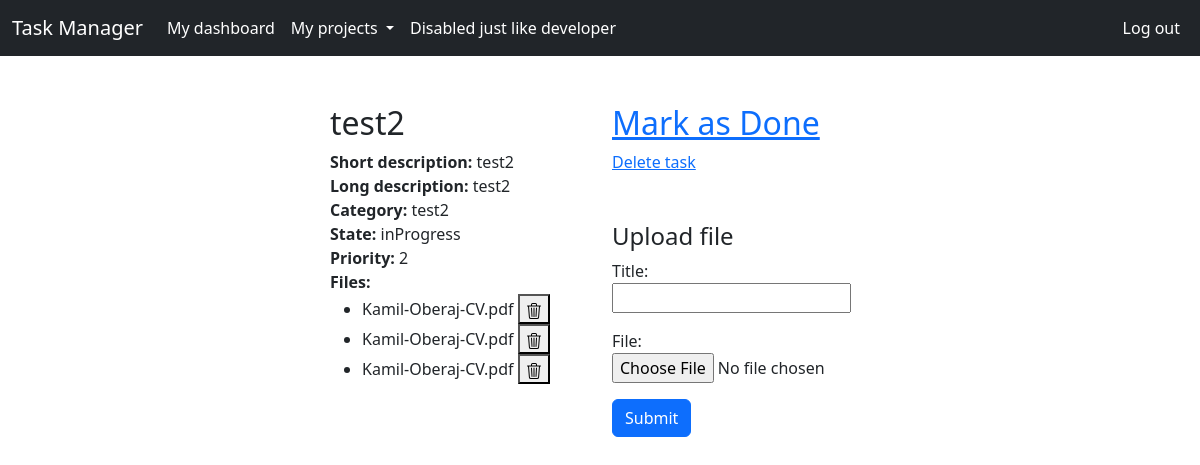
The page /tasks/tasksList/1/taskDetail/2/ (signed in) on the database as committed earlier.
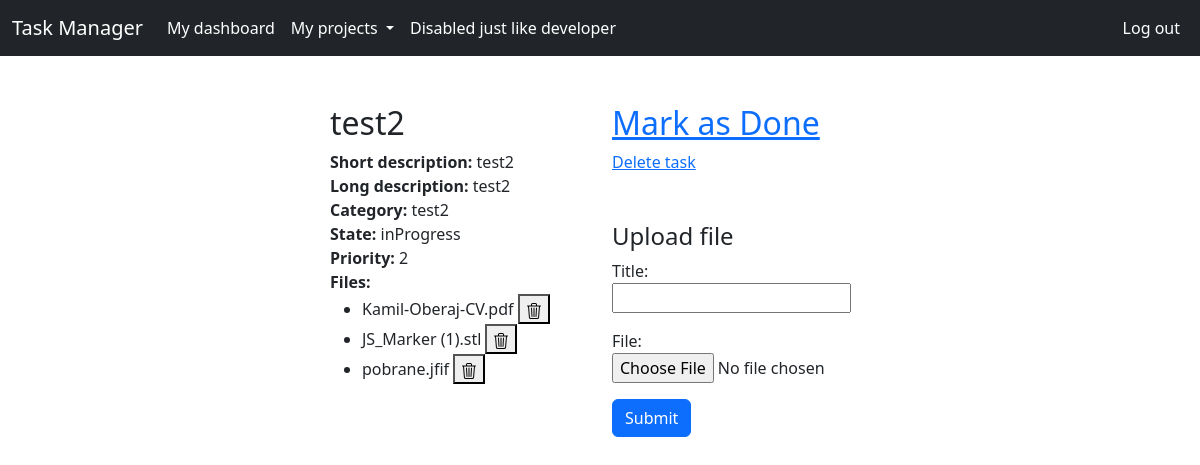
The same page on the database as committed later.
### tasks/models.py (models this page shows, shortened)
class Task(models.Model):
    name = models.CharField(max_length=100)
    shortDescription = models.CharField(max_length=100)
    longDescription = models.CharField(max_length=500)
    category = models.CharField(max_length=50)
    stateOptions = models.TextChoices('state', 'toDo inProgress done')
    state = models.CharField(blank=True, max_length=10, choices=stateOptions.choices)
    priority = models.IntegerField()
    createdBy = models.ForeignKey(
        settings.AUTH_USER_MODEL,
        on_delete=models.CASCADE,
        default=1
    )
    filePath = models.CharField(max_length=500, default='')
    projectName = models.ForeignKey(Project, on_delete=models.CASCADE)

class File(models.Model):
    name = models.CharField(max_length=100, default='')
    createdBy = models.ForeignKey(
        settings.AUTH_USER_MODEL,
        on_delete=models.CASCADE,
        default=1
    )
    originTask = models.ForeignKey(Task, on_delete=models.CASCADE)
    localisation = models.CharField(max_length=200, default='')

### tasks/views/views.py (the view)
# urls.py: path('tasksList/<int:projectId>/taskDetail/<int:taskId>/', views.taskDetail, name='taskDetail'),
@login_required
def taskDetail(request, projectId, taskId):
    projects = Project.objects.filter(createdBy=request.user)
    task = Task.objects.get(id=taskId)
    files = File.objects.filter(originTask=taskId)
    form = UploadFileForm()
    return render(request, 'taskDetail.html', {'task': task, 'form': form, 'projectId': projectId, 'projects' : projects, 'files': files})

### tasks/forms.py
class UploadFileForm(forms.Form):
    title = forms.CharField(max_length=100)
    file = forms.FileField()

### tasks/templates/taskDetail.html (shortened to what this page needs)
<!DOCTYPE html>
<html lang="en">
<head>
    <link href="https://cdn.jsdelivr.net/npm/bootstrap@5.2.2/dist/css/bootstrap.min.css" rel="stylesheet">
</head>
<body>
  <nav class="navbar navbar-expand-lg bg-dark text-light">
      <div class="container-fluid">
        <a class="navbar-brand">Task Manager</a>
        <div class="collapse navbar-collapse" id="navbarSupportedContent">
          <ul class="navbar-nav me-auto mb-2 mb-lg-0">
            <li class="nav-item">
              <a class="nav-link" aria-current="page" href="{% url 'index' %}">My dashboard</a>
            </li>
            <li class="nav-item dropdown">
              <a class="nav-link dropdown-toggle" href="#" role="button" data-bs-toggle="dropdown" aria-expanded="false">
                My projects
              </a>
            </li>
            <li class="nav-item">
              <a class="nav-link disabled">Disabled just like developer</a>
            </li>
          </ul>
          <ul class="nav navbar-nav navbar-right">
            {% if user.is_authenticated %}
            <li class="nav-item">
                <a href="{% url 'logout_user' %}"  class="nav-link">
                    Log out
                </a>
            </li>
            {% endif %}
          </ul>
        </div>
      </div>
    </nav>
    <div class="container-fluid p-5">
        <div class="row justify-content-center">
            <div class="col-3 grey">
                <h2>
                    {{ task.name }}
                </h2>
                <span class="d-block">
                    <p class="d-inline fw-bold">Short description: </p>
                    <p class="d-inline">{{ task.shortDescription }}</p>
                </span>
                <span class="d-block">
                    <p class="d-inline fw-bold">Long description: </p>
                    <p class="d-inline">{{ task.longDescription }}</p>
                </span>
                <span class="d-block">
                    <p class="d-inline fw-bold">Category: </p>
                    <p class="d-inline">{{ task.category }}</p>
                </span>
                <span class="d-block">
                    <p class="d-inline fw-bold">State: </p>
                    <p class="d-inline">{{ task.state }}</p>
                </span>
                <span class="d-block">
                    <p class="d-inline fw-bold">Priority: </p>
                    <p class="d-inline">{{ task.priority }}</p>
                </span>
                <span class="d-block">
                    <p class="d-inline fw-bold">Files: </p>
                    <p class="d-inline">
                        <ul>
                            {% for file in files %}
                                <li>
                                    <p class="d-inline">{{ file.name }}</p>
                                    <a href="{% url 'deleteFile' projectId task.id file.name %}">
                                        <button>
                                        </button>
                                    </a>
                                </li>
                            {% endfor %}
                        </ul>
                    </p>
                </span>
            </div>
            <div class="col-3">
                <a href="{% url 'taskStateChange' projectId task.id %}">
                    {% if task.state == 'toDo' %}
                        <h2>
                            Mark as In Progress
                        </h2>
                    {% elif task.state == 'inProgress' %}
                        <h2>
                            Mark as Done
                        </h2>
                    {% endif %}
                </a>
                <a href="{% url 'deleteTask' projectId task.id %}">
                    Delete task
                </a>
                <div class="row mt-5">
                    <h4>Upload file</h4>
                    <form action="{% url 'uploadFile' projectId task.id %}" method="POST" enctype="multipart/form-data">
                        <form>
                            {{ form.as_p }}
                            <button type="submit" class="btn btn-primary">Submit</button>
                        </form>
                    </form>
                </div>
            </div>
        </div>
    </div>
</body>
</html>

### tasks/templates/taskDetail.html (style rules this page uses)
.collapse.navbar-collapse li a { color: white; }
.navbar-brand { color: white; }

Rows that differ between the two databases and show on the page:
removed File: name "Kamil-Oberaj-CV.pdf"
removed File: name "Kamil-Oberaj-CV.pdf"
added File: name "JS_Marker (1).stl"
added File: name "pobrane.jfif"
